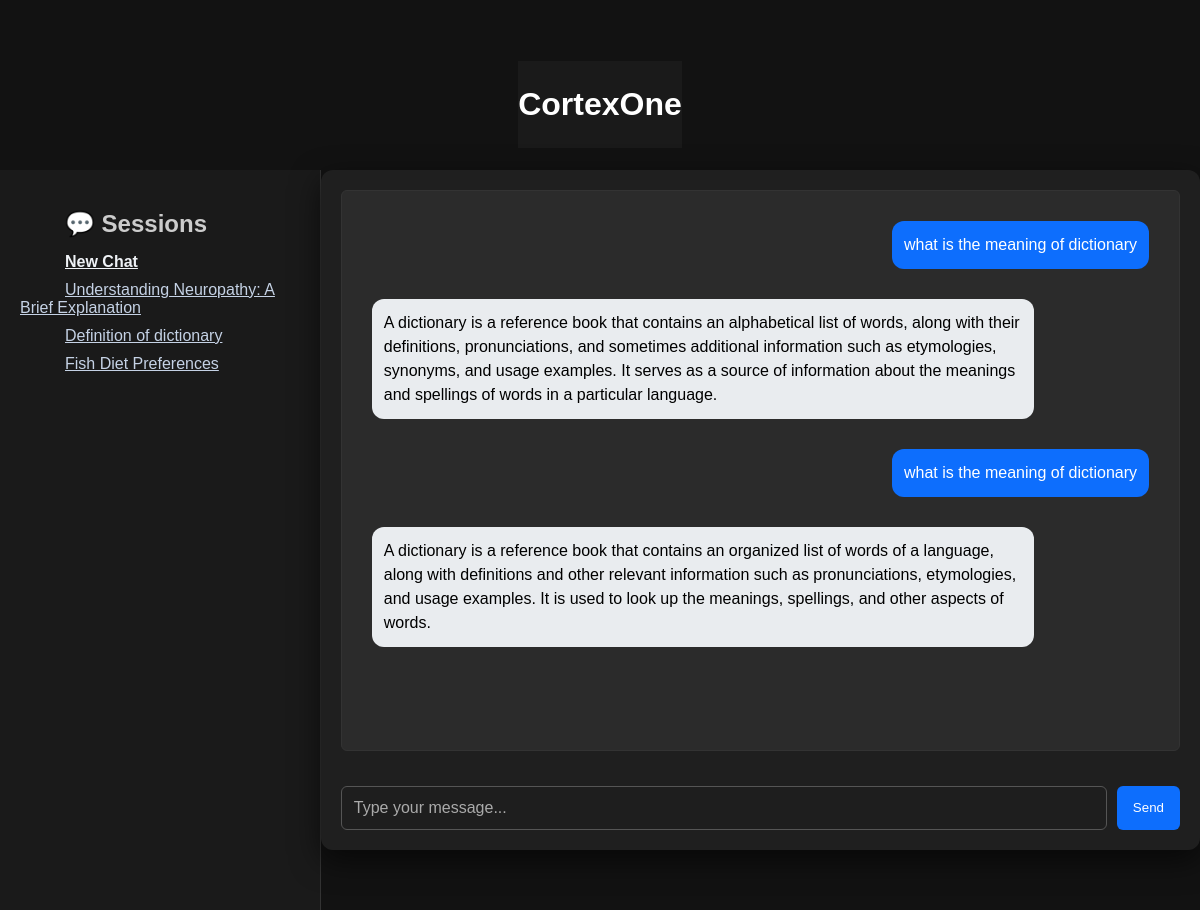
The app's page /session/2e4cd8d1-8f1f-4ff8-9772-16e078adea83 with its own data.
### tables this page shows
CREATE TABLE chats (
            id INTEGER PRIMARY KEY AUTOINCREMENT,
            user_message TEXT NOT NULL,
            response TEXT NOT NULL,
            timestamp DATETIME DEFAULT CURRENT_TIMESTAMP,
            session_id TEXT,
            session_name TEXT
        );

### app.py (the view)
@app.route('/session/<session_id>')
def load_session(session_id):
    conn = sqlite3.connect('chat_history.db')
    c = conn.cursor()
    c.execute("SELECT user_message, response FROM chats WHERE session_id = ? ORDER BY timestamp", (session_id,))
    chats = c.fetchall()
    c.execute("""
        SELECT DISTINCT session_id, session_name, MIN(timestamp)
        FROM chats
        WHERE session_name IS NOT NULL
        GROUP BY session_id
        ORDER BY MIN(timestamp) DESC
    """)
    sessions = c.fetchall()
    conn.close()
    session['session_id'] = session_id
    return render_template('chat.html', chats=chats, sessions=sessions)

### templates/chat.html (shortened to what this page needs)
<!DOCTYPE html>
<html>
<head>
    <link rel="stylesheet" href="{{ url_for('static', filename='style.css') }}">
</head>
<body style="margin: 0; font-family: sans-serif; background-color: #121212; color: white;">
    <h1 style="text-align: center; color: white; background-color: #1a1a1a; padding: 25px 0; margin: 1;">
        CortexOne
    </h1>
    <div style="display: flex; width: 100%; height: calc(100vh - 60px);">
        <div style="width: 30%; max-width: 300px; background-color: #1a1a1a; padding: 20px; border-right: 1px solid #333; overflow-y: auto;">
            <h2 style="color: #ccc; margin-bottom: 15px; padding-left: 45px;">💬 Sessions</h2>
            <div style="margin-bottom: 10px;">
                <a href="/new" style="color: #eff2f6; font-weight: bold; padding-left: 45px;"> New Chat</a>
            </div>
            {% for session_id, name, timestamp in sessions %}
                <div style="margin-bottom: 10px;">
                    <a href="/session/{{ session_id }}" style="color: #c5d2e5;  padding-left: 45px;">
                        {{ name or 'Untitled Session' }}
                    </a>
                </div>
            {% endfor %}
        </div>
        <div class="chat-container" style="flex-grow: 1; padding: 20px; display: flex; flex-direction: column; overflow-y: auto;">
            <div id="chat-box" style="flex-grow: 1; overflow-y: auto;">
                {% if chats %}
                    {% for user_msg, response in chats %}
                        <div class="chat-bubble user">{{ user_msg }}</div>
                        <div class="chat-bubble bot">{{ response }}</div>
                    {% endfor %}
                {% endif %}
            </div>
            <div class="input-area" style="margin-top: 20px;">
                <input type="text" id="user-input" placeholder="Type your message..." style="width: 80%;">
                <button onclick="sendMessage()">Send</button>
            </div>
        </div>
    </div>
</body>
</html>

### static/style.css (style rules this page uses)
body { font-family: 'Segoe UI', Tahoma, Geneva, Verdana, sans-serif; background-color: #121212; color: #e0e0e0; margin: 0; padding-top: 40px; display: flex; flex-direction: column; align-items: center; }
.chat-container { background: #1f1f1f; padding: 25px 30px; border-radius: 12px; box-shadow: 0 10px 30px rgba(0, 0, 0, 0.6); width: 90%; max-width: 900px; display: flex; flex-direction: column; height: 80vh; }
#chat-box { flex: 1; overflow-y: auto; border: 1px solid #333; padding: 20px; margin-bottom: 15px; border-radius: 6px; background: #2b2b2b; display: flex; flex-direction: column; gap: 10px; }
.input-area { display: flex; gap: 10px; }
#user-input { flex: 1; padding: 12px; font-size: 16px; background-color: #1e1e1e; color: #e0e0e0; border: 1px solid #555; border-radius: 6px; }
.chat-bubble { margin: 10px; padding: 12px; border-radius: 12px; max-width: 80%; line-height: 1.5; }
.chat-bubble.user { background-color: #0d6efd; color: white; text-align: right; margin-left: auto; }
.chat-bubble.bot { background-color: #e9ecef; color: black; text-align: left; margin-right: auto; }
#user-input::placeholder { color: #aaa; }
button { padding: 10px 16px; background-color: #0d6efd; color: white; border: none; border-radius: 6px; cursor: pointer; transition: background-color 0.3s ease; }

### records on screen
chats: user_message "what is the meaning of dictionary", response "A dictionary is a reference book that contains an alphabetical list of words, along with their definitions, pronunciations, and sometimes additional information such as etymologies, synonyms, and usage examples. It serves as a source of information about the meanings and spellings of words in a particular language."
chats: user_message "what is the meaning of dictionary", response "A dictionary is a reference book that contains an organized list of words of a language, along with definitions and other relevant information such as pronunciations, etymologies, and usage examples. It is used to look up the meanings, spellings, and other aspects of words."

### other values on screen
{{ name or 'Untitled Session' }} "Understanding Neuropathy: A Brief Explanation" "Definition of dictionary" "Fish Diet Preferences"
